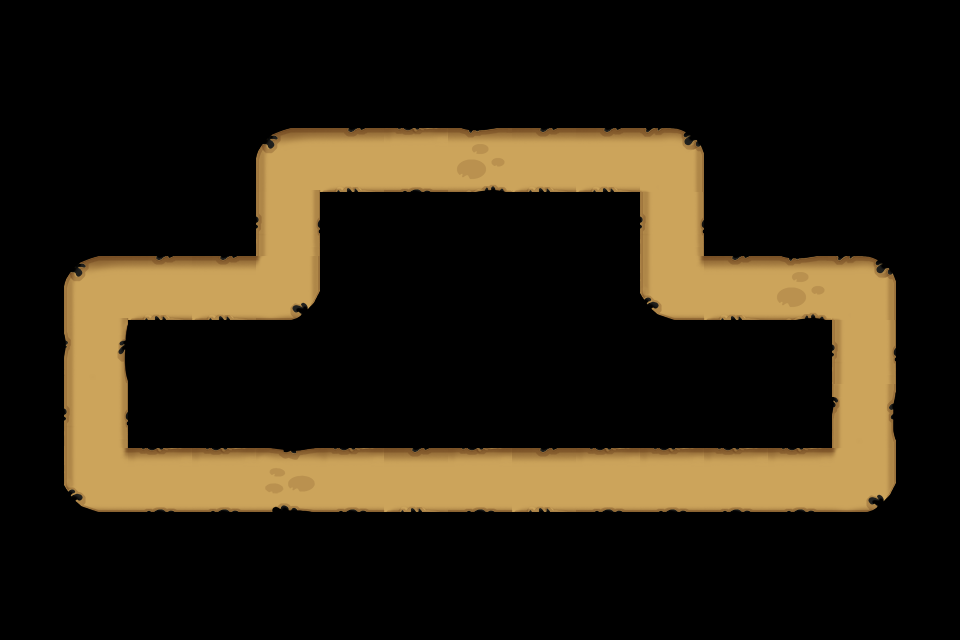

Below is a game level as drawn by its tile map, then a one-line description and the .tmx that defines it (tile-layer data replaced by summaries):
An orthogonal 15x10 tile map with 64x64 px tiles, 1 tile layer (Road_Forrest) and 69 objects.

<map version="1.0" orientation="orthogonal" width="15" height="10" tilewidth="64" tileheight="64">
 <tileset firstgid="1" name="Road_Forrest" tilewidth="64" tileheight="64">
  <image source="Road_Forrest.png" width="320" height="256" />
 </tileset>
 <layer name="Road_Forrest" width="15" height="10">
  <data>[150 cells, 34 non-empty, 11 distinct tile ids]</data>
 </layer>
 <objectgroup color="#81aa96" name="path" width="15" height="10">
  <object x="473" y="480" />
  <object x="99" y="478" />
  <object x="97" y="290" />
  <object x="281" y="280" />
  <object x="289" y="162" />
  <object x="665" y="168" />
  <object x="681" y="292" />
  <object x="871" y="292" />
  <object x="861" y="474" />
  <object x="481" y="478" />
 </objectgroup>
 <objectgroup name="path" width="15" height="10">
  <object x="475" y="479" />
  <object x="863" y="473" />
  <object x="867" y="297" />
  <object x="677" y="289" />
  <object x="669" y="163" />
  </objectgroup>
 <objectgroup color="#0a0a0b" name="blocked" width="15" height="10" />
 <objectgroup color="#005500" name="item" width="15" height="10">
  <properties>
   <property name="id" value="20001" />
   <property name="sizeH" value="2" />
   <property name="sizeW" value="1" />
  </properties>
  <!-- 4 objects omitted --></objectgroup>
 <objectgroup color="#55ff00" name="item" width="15" height="10">
  <properties>
   <property name="id" value="20002" />
   <property name="sizeH" value="1" />
   <property name="sizeW" value="1" />
  </properties>
  <!-- 8 objects omitted --></objectgroup>
 <objectgroup color="#55ff00" name="item" width="15" height="10">
  <properties>
   <property name="id" value="20003" />
   <property name="sizeH" value="1" />
   <property name="sizeW" value="1" />
  </properties>
  <!-- 8 objects omitted --></objectgroup>
 <objectgroup color="#55ff00" name="item" width="15" height="10">
  <properties>
   <property name="id" value="20004" />
   <property name="sizeH" value="1" />
   <property name="sizeW" value="1" />
  </properties>
  <!-- 3 objects omitted --></objectgroup>
 <objectgroup color="#005500" name="item" width="15" height="10">
  <properties>
   <property name="id" value="20005" />
   <property name="sizeH" value="1" />
   <property name="sizeW" value="1" />
  </properties>
  <!-- 1 objects omitted --></objectgroup>
 <objectgroup color="#00ffaa" name="item" width="15" height="10">
  <properties>
   <property name="id" value="20006" />
   <property name="sizeH" value="1" />
   <property name="sizeW" value="2" />
  </properties>
  <!-- 3 objects omitted --></objectgroup>
 <objectgroup color="#5500ff" name="item" width="15" height="10">
  <properties>
   <property name="id" value="20008" />
   <property name="sizeH" value="1" />
   <property name="sizeW" value="1" />
  </properties>
  <!-- 1 objects omitted --></objectgroup>
 <objectgroup color="#aaffff" name="item" width="15" height="10">
  <properties>
   <property name="id" value="20009" />
   <property name="sizeH" value="2" />
   <property name="sizeW" value="2" />
  </properties>
  <!-- 1 objects omitted --></objectgroup>
 <objectgroup color="#ffaa00" name="item" width="15" height="10">
  <properties>
   <property name="id" value="20010" />
   <property name="sizeH" value="2" />
   <property name="sizeW" value="2" />
  </properties>
  <!-- 1 objects omitted --></objectgroup>
 <objectgroup color="#000000" name="tower" width="15" height="10">
  <properties>
   <property name="id" value="41001" />
   <property name="sizeH" value="2" />
   <property name="sizeW" value="2" />
  </properties>
  <!-- 2 objects omitted --></objectgroup>
 <objectgroup color="#000000" name="tower" width="15" height="10">
  <properties>
   <property name="id" value="41002" />
   <property name="sizeH" value="2" />
   <property name="sizeW" value="2" />
  </properties>
 </objectgroup>
 <objectgroup color="#000000" name="tower" width="15" height="10">
  <properties>
   <property name="id" value="41003" />
   <property name="sizeH" value="2" />
   <property name="sizeW" value="2" />
  </properties>
 </objectgroup>
 <objectgroup color="#000000" name="teemo" width="15" height="10">
  <properties>
   <property name="id" value="1" />
   <property name="sizeH" value="2" />
   <property name="sizeW" value="2" />
  </properties>
 </objectgroup>
 <objectgroup color="#000000" name="random" width="15" height="10">
  <properties>
   <property name="sizeH" value="2" />
   <property name="sizeW" value="2" />
  </properties>
  <!-- 1 objects omitted --></objectgroup>
 <objectgroup color="#ff0000" name="item" width="15" height="10">
  <properties>
   <property name="id" value="90001" />
   <property name="sizeH" value="1" />
   <property name="sizeW" value="1" />
  </properties>
 </objectgroup>
 <objectgroup color="#00b5ec" name="item" width="15" height="10">
  <properties>
   <property name="id" value="90002" />
   <property name="sizeH" value="1" />
   <property name="sizeW" value="1" />
  </properties>
  <!-- 1 objects omitted --></objectgroup>
 <objectgroup color="#ffff00" name="item" width="15" height="10">
  <properties>
   <property name="id" value="90003" />
   <property name="sizeH" value="1" />
   <property name="sizeW" value="1" />
  </properties>
 </objectgroup>
 <objectgroup color="#ff5500" name="item" width="15" height="10">
  <properties>
   <property name="id" value="90004" />
   <property name="sizeH" value="1" />
   <property name="sizeW" value="1" />
  </properties>
 </objectgroup>
 <objectgroup color="#00aa7f" name="item" width="15" height="10">
  <properties>
   <property name="id" value="90005" />
   <property name="sizeH" value="2" />
   <property name="sizeW" value="2" />
  </properties>
  <!-- 1 objects omitted --></objectgroup>
 <objectgroup color="#ffff00" name="item" width="15" height="10">
  <properties>
   <property name="id" value="90006" />
   <property name="sizeH" value="1" />
   <property name="sizeW" value="1" />
  </properties>
  <!-- 5 objects omitted --></objectgroup>
 <objectgroup color="#04ecd9" name="item" width="15" height="10">
  <properties>
   <property name="id" value="90007" />
   <property name="sizeH" value="2" />
   <property name="sizeW" value="2" />
  </properties>
 </objectgroup>
 <objectgroup color="#ff007f" name="bomb" width="15" height="10">
  <properties>
   <property name="damage" value="10000" />
   <property name="id" value="90008" />
   <property name="range" value="128" />
   <property name="sizeH" value="1" />
   <property name="sizeW" value="1" />
  </properties>
 </objectgroup>
 <objectgroup color="#ff007f" name="bomb" width="15" height="10">
  <properties>
   <property name="damage" value="10000" />
   <property name="id" value="90009" />
   <property name="range" value="128" />
   <property name="sizeH" value="1" />
   <property name="sizeW" value="1" />
  </properties>
 </objectgroup>
 <objectgroup color="#ff007f" name="bomb" width="15" height="10">
  <properties>
   <property name="damage" value="10000" />
   <property name="id" value="90010" />
   <property name="range" value="192" />
   <property name="sizeH" value="1" />
   <property name="sizeW" value="1" />
  </properties>
 </objectgroup>
 <objectgroup color="#55ffff" name="hero" width="15" height="10">
  <properties>
   <property name="id" value="40071" />
  </properties>
  <!-- 2 objects omitted --></objectgroup>
 <objectgroup color="#ff0000" name="hero" width="15" height="10">
  <properties>
   <property name="id" value="40031" />
  </properties>
  <!-- 4 objects omitted --></objectgroup>
 <objectgroup color="#55ffff" name="hero" width="15" height="10">
  <properties>
   <property name="id" value="40081" />
  </properties>
  <!-- 1 objects omitted --></objectgroup>
 <objectgroup color="#55ffff" name="hero" width="15" height="10">
  <properties>
   <property name="id" value="40041" />
  </properties>
  <!-- 2 objects omitted --></objectgroup>
</map>
<!-- 54 of 69 objects omitted -->
